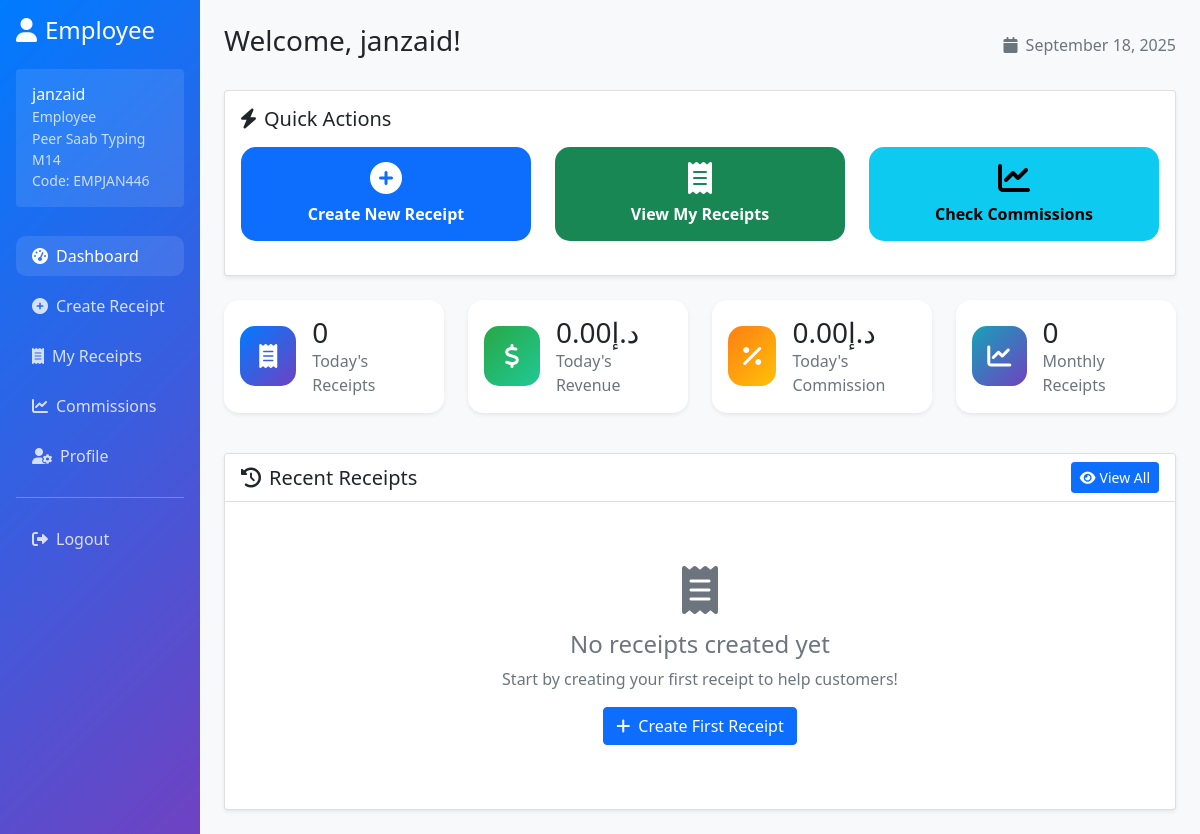
Before: /employee/dashboard.php (signed in) with the older database file.
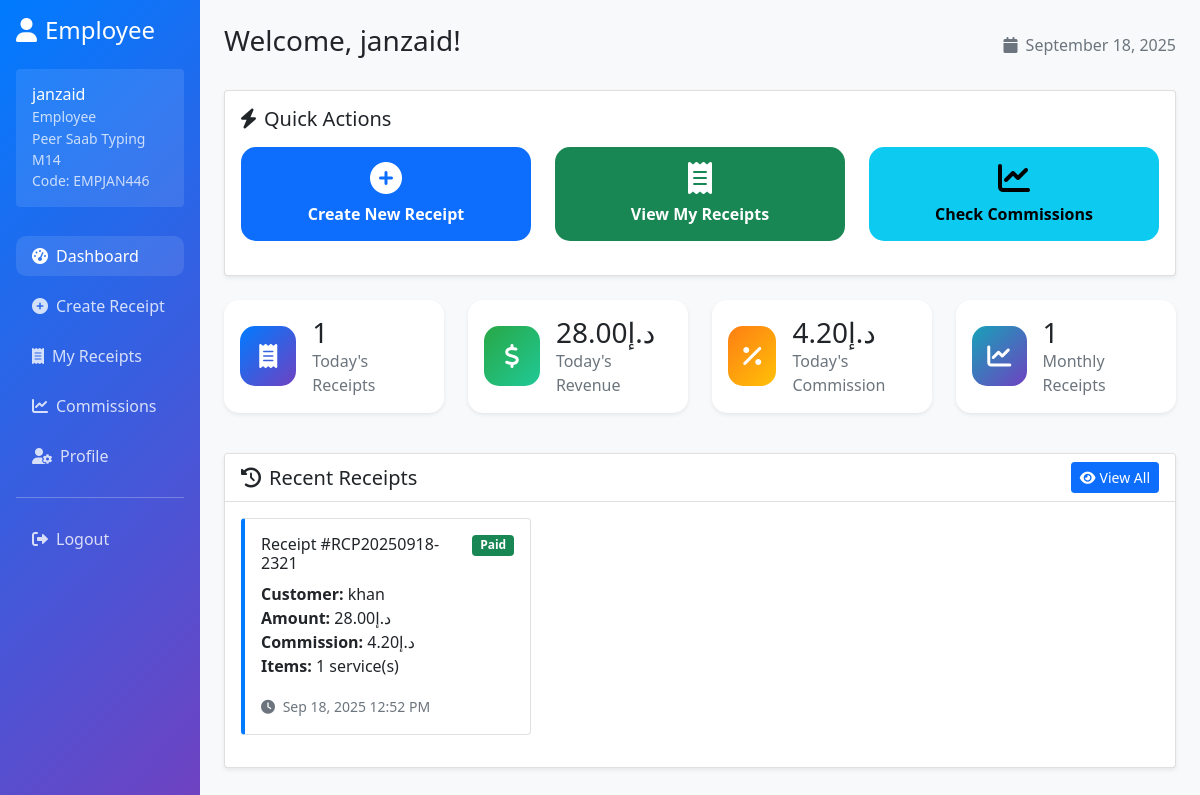
After: the same page with the newer database file.
### tables this page shows
CREATE TABLE settings (
            id INTEGER PRIMARY KEY AUTOINCREMENT,
            setting_key VARCHAR(100) UNIQUE NOT NULL,
            setting_value TEXT,
            updated_at DATETIME DEFAULT CURRENT_TIMESTAMP
        );

CREATE TABLE receipts (
            id INTEGER PRIMARY KEY AUTOINCREMENT,
            receipt_number VARCHAR(50) UNIQUE NOT NULL,
            branch_id INTEGER NOT NULL,
            employee_id INTEGER NOT NULL,
            customer_name VARCHAR(100) NOT NULL,
            customer_phone VARCHAR(20),
            customer_email VARCHAR(100),
            total_amount DECIMAL(10,2) NOT NULL,
            total_commission DECIMAL(10,2) DEFAULT 0.00,
            payment_status TEXT DEFAULT 'paid' CHECK (payment_status IN ('paid', 'pending', 'cancelled')),
            notes TEXT,
            created_at DATETIME DEFAULT CURRENT_TIMESTAMP,
            FOREIGN KEY (branch_id) REFERENCES branches(id),
            FOREIGN KEY (employee_id) REFERENCES employees(id)
        );

### includes/currency_helper.php (called while the page is built)
<?php
function getCurrencySymbol($currency_code = 'USD') {
    $symbols = [
        'USD' => '$',
        'AED' => 'د.إ',
        'PKR' => '₨',
        'INR' => '₹',
        'EUR' => '€'
    ];
    return $symbols[$currency_code] ?? '$';
}
function formatCurrency($amount, $currency_code = 'USD') {
    $symbol = getCurrencySymbol($currency_code);
    return $symbol . number_format($amount, 2);
}
function getCurrentCurrency($db) {
    try {
        $stmt = $db->query("SELECT setting_value FROM settings WHERE setting_key = 'currency' LIMIT 1");
        $currency_result = $stmt->fetch(PDO::FETCH_ASSOC);
        return $currency_result ? $currency_result['setting_value'] : 'USD';
    } catch (Exception $e) {
        return 'USD';
    }
}
?>

### employee/dashboard.php (the view, shortened to what the changed rows need)
<?php
require_once '../includes/currency_helper.php';
$database = new Database();
$auth = new Auth($database);
$auth->requireRole(['employee']);
$user_info = $auth->getUserInfo();
$db = $database->getConnection();
$stmt = $db->prepare("SELECT e.*, b.branch_name FROM employees e JOIN branches b ON e.branch_id = b.id WHERE e.id = ?");
$stmt->execute([$user_info['id']]);
$employee_info = $stmt->fetch(PDO::FETCH_ASSOC);
$stats = [];
$stmt = $db->prepare("SELECT COUNT(*) as count, COALESCE(SUM(total_amount), 0) as total, COALESCE(SUM(total_commission), 0) as commission FROM receipts WHERE employee_id = ? AND strftime('%Y-%m', created_at) = strftime('%Y-%m', 'now')");
$stmt->execute([$user_info['id']]);
$monthly_data = $stmt->fetch(PDO::FETCH_ASSOC);
$stats['monthly_receipts'] = $monthly_data['count'];
$stats['monthly_revenue'] = $monthly_data['total'];
$stats['monthly_commission'] = $monthly_data['commission'];
$stmt = $db->prepare("SELECT COUNT(*) as count, COALESCE(SUM(total_amount), 0) as total, COALESCE(SUM(total_commission), 0) as commission FROM receipts WHERE employee_id = ? AND DATE(created_at) = DATE('now')");
$stmt->execute([$user_info['id']]);
$today_data = $stmt->fetch(PDO::FETCH_ASSOC);
$stats['today_receipts'] = $today_data['count'];
$stats['today_revenue'] = $today_data['total'];
$stats['today_commission'] = $today_data['commission'];
$current_currency = getCurrentCurrency($db);
$stmt = $db->prepare("SELECT r.*,
    (SELECT COUNT(*) FROM receipt_items WHERE receipt_id = r.id) as item_count
    FROM receipts r
    WHERE r.employee_id = ?
    ORDER BY r.created_at DESC
    LIMIT 10");
$stmt->execute([$user_info['id']]);
$recent_receipts = $stmt->fetchAll(PDO::FETCH_ASSOC);
?>
<!DOCTYPE html>
<html lang="en">
<head>
    <link href="https://cdn.jsdelivr.net/npm/bootstrap@5.1.3/dist/css/bootstrap.min.css" rel="stylesheet">
    <link href="https://cdnjs.cloudflare.com/ajax/libs/font-awesome/6.0.0/css/all.min.css" rel="stylesheet">
</head>
<body>
    <div class="container-fluid">
        <div class="row">
            <div class="col-md-9 col-lg-10 p-4">
                <div class="d-flex justify-content-between align-items-center mb-4">
                    <h1 class="h3">Welcome, <?= htmlspecialchars($employee_info['full_name']) ?>!</h1>
                </div>
                <div class="row mb-4">
                    <div class="col-md-3 mb-3">
                        <div class="card stat-card shadow-sm">
                            <div class="card-body d-flex align-items-center">
                                <div>
                                    <h3 class="mb-0"><?= $stats['today_receipts'] ?></h3>
                                    <p class="text-muted mb-0">Today's Receipts</p>
                                </div>
                            </div>
                        </div>
                    </div>
                    <div class="col-md-3 mb-3">
                        <div class="card stat-card shadow-sm">
                            <div class="card-body d-flex align-items-center">
                                <div>
                                    <h3 class="mb-0"><?= formatCurrency($stats['today_revenue'], $current_currency) ?></h3>
                                    <p class="text-muted mb-0">Today's Revenue</p>
                                </div>
                            </div>
                        </div>
                    </div>
                    <div class="col-md-3 mb-3">
                        <div class="card stat-card shadow-sm">
                            <div class="card-body d-flex align-items-center">
                                <div>
                                    <h3 class="mb-0"><?= formatCurrency($stats['today_commission'], $current_currency) ?></h3>
                                    <p class="text-muted mb-0">Today's Commission</p>
                                </div>
                            </div>
                        </div>
                    </div>
                    <div class="col-md-3 mb-3">
                        <div class="card stat-card shadow-sm">
                            <div class="card-body d-flex align-items-center">
                                <div>
                                    <h3 class="mb-0"><?= $stats['monthly_receipts'] ?></h3>
                                    <p class="text-muted mb-0">Monthly Receipts</p>
                                </div>
                            </div>
                        </div>
                    </div>
                </div>
                <div class="row">
                    <div class="col-12">
                        <div class="card shadow-sm">
                            <div class="card-body">
                                <?php if (empty($recent_receipts)): ?>
                                    <div class="text-center text-muted py-5">
                                        <i class="fas fa-receipt fa-3x mb-3"></i>
                                        <h4>No receipts created yet</h4>
                                        <p>Start by creating your first receipt to help customers!</p>
                                        <a href="/employee/create-receipt.php" class="btn btn-primary">
                                            <i class="fas fa-plus me-2"></i>Create First Receipt
                                        </a>
                                    </div>
                                <?php else: ?>
                                    <div class="row">
                                        <?php foreach (array_slice($recent_receipts, 0, 6) as $receipt): ?>
                                            <div class="col-md-6 col-lg-4 mb-3">
                                                <div class="card receipt-card h-100">
                                                    <div class="card-body">
                                                        <div class="d-flex justify-content-between align-items-start mb-2">
                                                            <h6 class="card-title mb-0">
                                                                Receipt #<?= htmlspecialchars($receipt['receipt_number']) ?>
                                                            </h6>
                                                            <span class="badge bg-<?=
                                                                $receipt['payment_status'] === 'paid' ? 'success' :
                                                                ($receipt['payment_status'] === 'pending' ? 'warning' : 'danger')
                                                            ?>">
                                                                <?= ucfirst($receipt['payment_status']) ?>
                                                            </span>
                                                        </div>
                                                        <p class="card-text">
                                                            <strong>Customer:</strong> <?= htmlspecialchars($receipt['customer_name']) ?><br>
                                                            <strong>Amount:</strong> <?= formatCurrency($receipt['total_amount'], $current_currency) ?><br>
                                                            <strong>Commission:</strong> <?= formatCurrency($receipt['total_commission'], $current_currency) ?><br>
                                                            <strong>Items:</strong> <?= $receipt['item_count'] ?> service(s)
                                                        </p>
                                                        <small class="text-muted">
                                                            <i class="fas fa-clock me-1"></i>
                                                            <?= date('M j, Y g:i A', strtotime($receipt['created_at'])) ?>
                                                        </small>
                                                    </div>
                                                </div>
                                            </div>
                                        <?php endforeach; ?>
                                    </div>
                                <?php endif; ?>
                            </div>
                        </div>
                    </div>
                </div>
            </div>
        </div>
    </div>
</body>
</html>

Changed rows visible on the page:
removed settings: setting_value "د.إ0.00"
added settings: setting_value "د.إ28.00", setting_value "د.إ4.20"
added receipts: receipt_number "RCP20250918-2321", payment_status "Paid", customer_name "khan", total_amount.setting_value "د.إ28.00", total_commission.setting_value "د.إ4.20", item_count "1", created_at "Sep 18, 2025 12:52 PM"
Other visible differences:
$stats['today_receipts']: "0" → "1"
$stats['monthly_receipts']: "0" → "1"
text no longer shown: "No receipts created yet Start by creating your first receipt to help customers! Create First Receipt"
